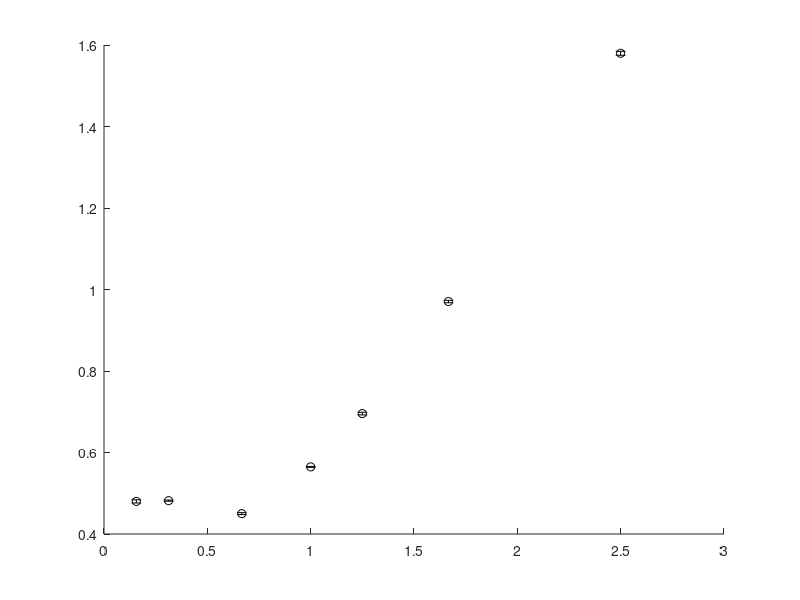

Recreate this plot in MATLAB. (Note: this script raises an error after producing the figure.)
clear;
clc;
close all;

A = load('data/phase_diagram.csv');
W = 8;
Omega = 1;
lambdaA = (8*A(:,1).^2)/(W*Omega);

B = load('data/CDW_betacs.csv');

figure('Renderer', 'painters', 'Position', [10 10 500 500])
set(gcf,'color','white'); hold on;

errorbar(1./lambdaA,A(:,2),A(:,3),'ok','MarkerFaceColor','k','MarkerSize',10)
